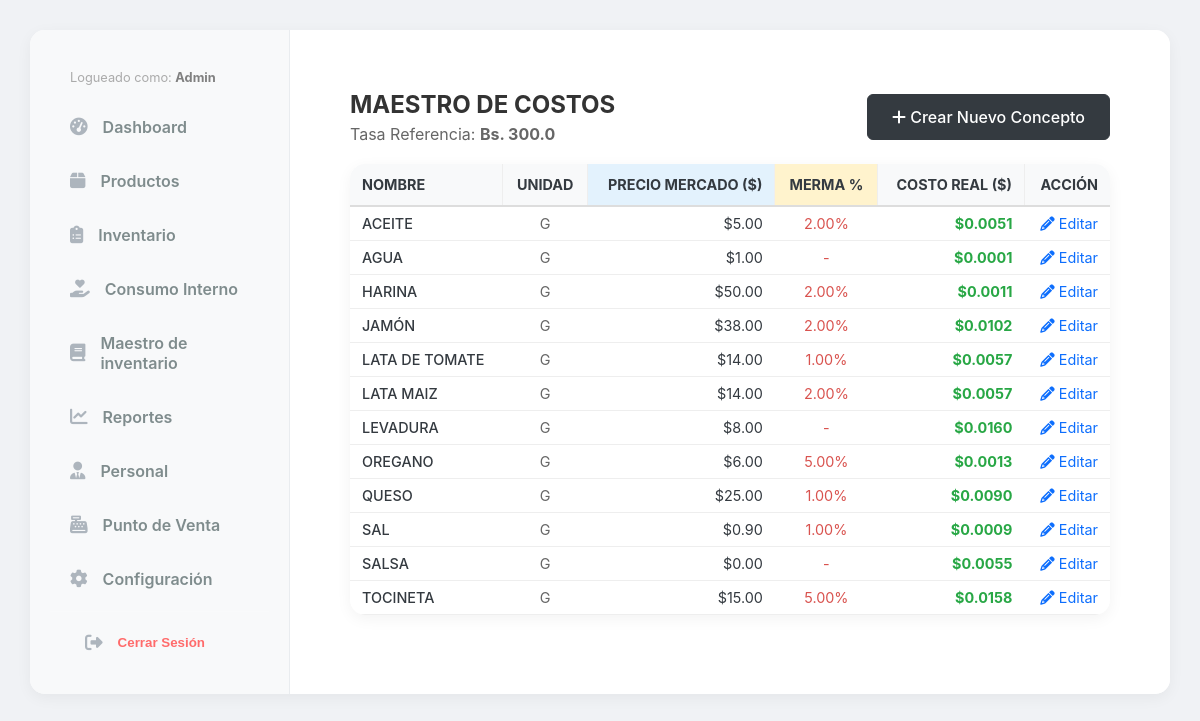
The app's page /maestros/ (signed in), older data.
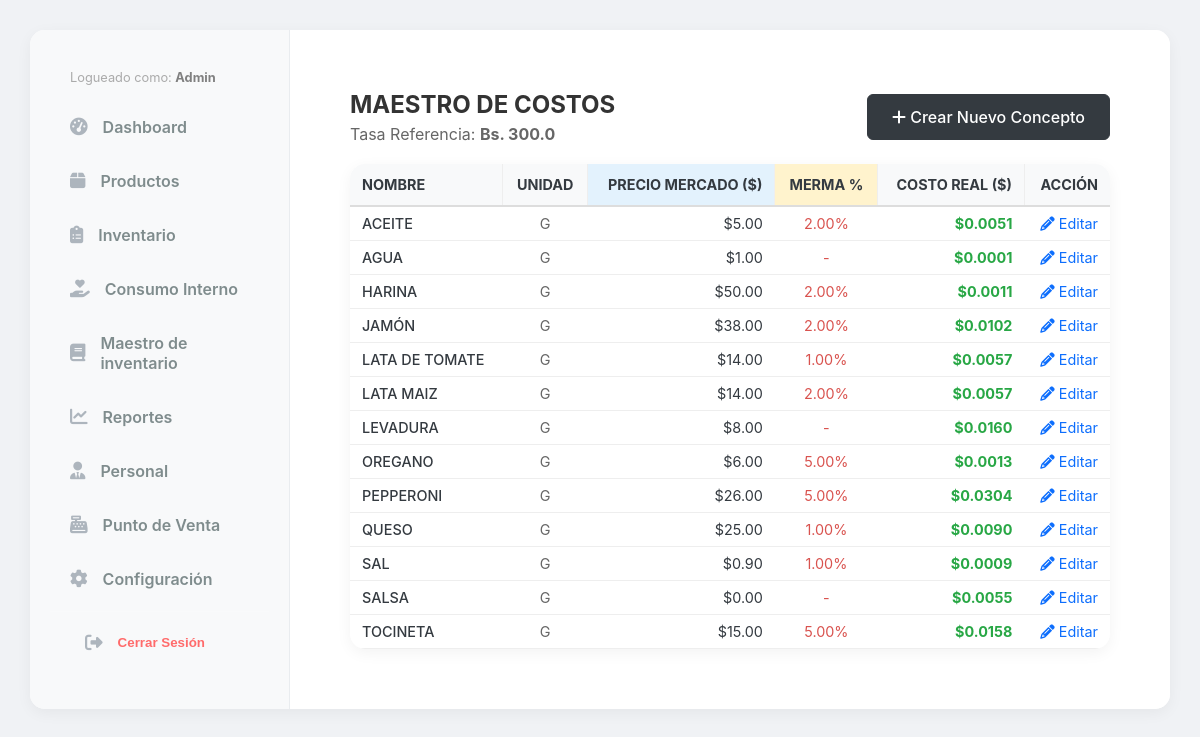
The same page, newer data.
### inventory/models.py (models this page shows, shortened)
class Insumo(models.Model):
    nombre = models.CharField(max_length=200)
    categoria = models.ForeignKey(CategoriaInsumo, on_delete=models.SET_NULL, null=True)
    unidad = models.ForeignKey(UnidadMedida, on_delete=models.PROTECT, verbose_name="Unidad Base")
    precio_venta_extra = models.DecimalField(max_digits=10, decimal_places=2, default=0.00, verbose_name="Precio de Venta Extra ($)")
    cantidad_porcion_extra = models.DecimalField(max_digits=10, decimal_places=4, default=0.00, help_text="Cantidad a descontar por cada extra vendido (Ej: 0.050 para 50g)")
    peso_standar = models.DecimalField(
        max_digits=12,
        decimal_places=3,
        default=1,
        verbose_name="Peso por Unidad de Compra (Gr/Ml)"
    )
    precio_mercado = models.DecimalField(max_digits=12, decimal_places=2, default=0, verbose_name="Costo de la Unidad ($)")
    merma_porcentaje = models.DecimalField(max_digits=5, decimal_places=2, default=0, verbose_name="% Merma")
    rendimiento = models.DecimalField(
        max_digits=12,
        decimal_places=3,
        default=1,
        verbose_name="Rendimiento (Cantidad Final Producida)"
    )
    costo_unitario = models.DecimalField(max_digits=12, decimal_places=6, default=0, verbose_name="Costo Real x Gramo")
    stock_actual = models.DecimalField(max_digits=12, decimal_places=3, default=0)
    stock_minimo = models.DecimalField(max_digits=12, decimal_places=3, default=500)
    es_insumo_compuesto = models.BooleanField(default=False)
    es_extra = models.BooleanField(
        default=False,
        verbose_name="¿Se vende como Extra?",
        help_text="Marca esta casilla si este ingrediente puede ser agregado como extra en un producto."
    )

class UnidadMedida(models.Model):
    nombre = models.CharField(max_length=50)
    codigo = models.CharField(max_length=10)
    factor = models.DecimalField(max_digits=10, decimal_places=4, default=1, help_text="1 para Gramos/ML. 1000 para KG/L.")

### maestros/views.py (the view)
# urls.py: path('', views.maestro_list, name='maestro_list'),
def maestro_list(request):
    insumos = Insumo.objects.all().order_by('nombre')
    tasa_dolar = 300.00
    return render(request, 'maestros/maestro_list.html', {
        'insumos': insumos,
        'tasa': tasa_dolar
    })

### core/context_processors.py (called while the page is built)
def configuracion_global(request):
    return {
        'config': Configuracion.get_solo()
    }

### core/models.py (called while the page is built)
    @classmethod
    def get_solo(cls):
        obj, created = cls.objects.get_or_create(id=1)
        return obj

### maestros/templates/maestros/maestro_list.html (shortened to what this page needs)
{% extends 'base.html' %}
{% block content %}
<div style="padding: 20px;">
    <div style="display: flex; justify-content: space-between; align-items: center; margin-bottom: 20px;">
        <div>
            <h2 style="margin: 0; color: #333;">MAESTRO DE COSTOS</h2>
            <p style="margin: 5px 0 0 0; color: #666;">Tasa Referencia: <b>Bs. {{ tasa }}</b></p>
        </div>
        <a href="{% url 'maestro_create' %}" class="add-btn">
            <i class="fas fa-plus"></i> Crear Nuevo Concepto
        </a>
    </div>
    <div class="card-style" style="padding: 0; overflow-x: auto;">
        <table style="width: 100%; border-collapse: collapse; font-size: 0.9rem;">
            <thead>
                <tr style="background-color: #f8f9fa; border-bottom: 2px solid #ddd;">
                    <th style="padding: 12px; text-align: left; border-right: 1px solid #eee;">NOMBRE</th>
                    <th style="padding: 12px; text-align: center; border-right: 1px solid #eee;">UNIDAD</th>
                    <th style="padding: 12px; text-align: right; border-right: 1px solid #eee; background: #e3f2fd;">PRECIO MERCADO ($)</th>
                    <th style="padding: 12px; text-align: center; border-right: 1px solid #eee; background: #fff3cd;">MERMA %</th>
                    <th style="padding: 12px; text-align: right; border-right: 1px solid #eee;">COSTO REAL ($)</th>
                    <th style="padding: 12px; text-align: right;">ACCIÓN</th>
                </tr>
            </thead>
            <tbody>
                {% for insumo in insumos %}
                <tr style="border-bottom: 1px solid #eee; hover: background-color: #f1f1f1;">
                    <td style="padding: 8px 12px; font-weight: 500;">{{ insumo.nombre }}</td>
                    <td style="padding: 8px 12px; text-align: center; color: #666;">{{ insumo.unidad.codigo }}</td>
                    <td style="padding: 8px 12px; text-align: right;">
                        ${{ insumo.precio_mercado|floatformat:2 }}
                    </td>
                    <td style="padding: 8px 12px; text-align: center; color: #d9534f;">
                        {% if insumo.merma_porcentaje > 0 %}{{ insumo.merma_porcentaje }}%{% else %}-{% endif %}
                    </td>
                    <td style="padding: 8px 12px; text-align: right; font-weight: bold; color: #28a745;">
                        ${{ insumo.costo_unitario|floatformat:4 }}
                    </td>
                    <td style="padding: 8px 12px; text-align: right;">
                        <a href="{% url 'maestro_edit' insumo.id %}" style="color: #0d6efd; text-decoration: none;">
                            <i class="fas fa-pencil-alt"></i> Editar
                        </a>
                    </td>
                </tr>
                {% endfor %}
            </tbody>
        </table>
    </div>
</div>
{% endblock %}

Row changes from the older to the newer data that the page shows:
added Insumo: nombre "PEPPERONI", unidad.codigo "G", precio_mercado "26.00", merma_porcentaje "5.00", costo_unitario "0.0304"
